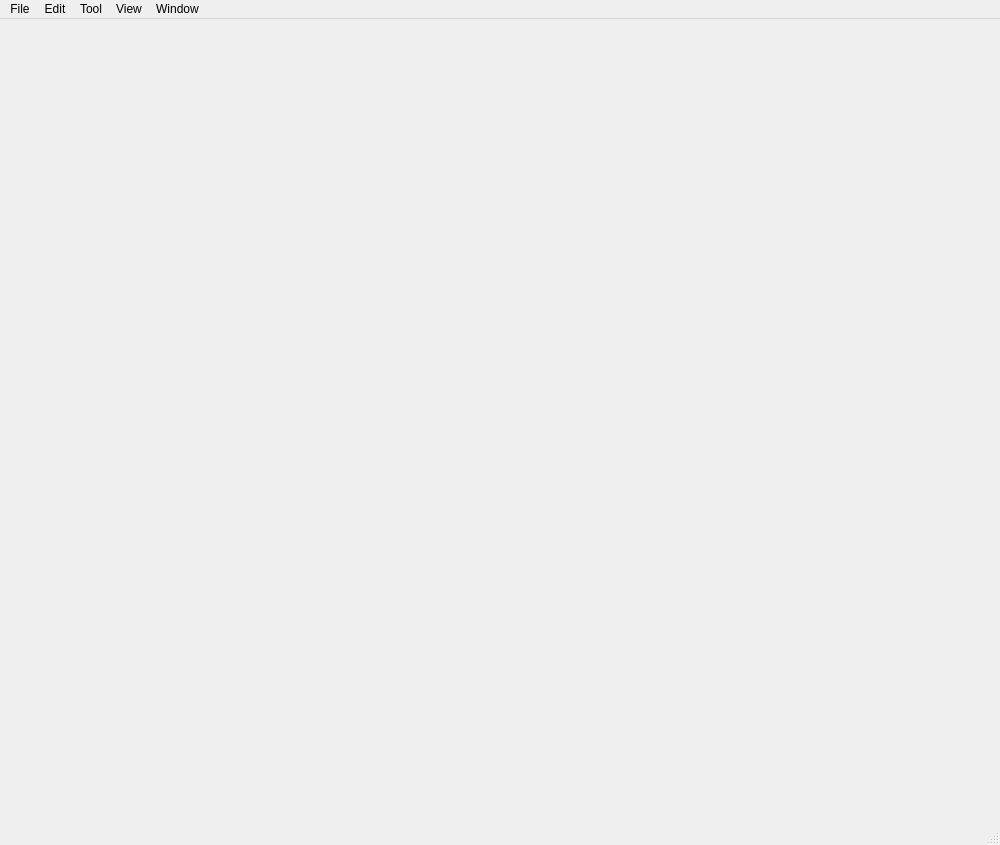
<?xml version="1.0" encoding="UTF-8"?>
<ui version="4.0">
 <class>MainWindow</class>
 <widget class="QMainWindow" name="MainWindow">
  <property name="geometry">
   <rect>
    <x>0</x>
    <y>0</y>
    <width>1000</width>
    <height>845</height>
   </rect>
  </property>
  <property name="windowTitle">
   <string>MainWindow</string>
  </property>
  <widget class="QWidget" name="centralWidget">
   <layout class="QVBoxLayout" name="verticalLayout">
    <property name="spacing">
     <number>0</number>
    </property>
    <property name="leftMargin">
     <number>0</number>
    </property>
    <property name="topMargin">
     <number>0</number>
    </property>
    <property name="rightMargin">
     <number>0</number>
    </property>
    <property name="bottomMargin">
     <number>0</number>
    </property>
    <item>
     <widget class="QStackedWidget" name="stackedWidget">
      <property name="frameShape">
       <enum>QFrame::NoFrame</enum>
      </property>
      <property name="currentIndex">
       <number>1</number>
      </property>
      <widget class="WelcomePage" name="pageWelcome"/>
      <widget class="WorkspaceWidget" name="workspaceWidget"/>
     </widget>
    </item>
   </layout>
  </widget>
  <widget class="QStatusBar" name="statusBar"/>
  <widget class="QMenuBar" name="menuBar">
   <property name="geometry">
    <rect>
     <x>0</x>
     <y>0</y>
     <width>1000</width>
     <height>22</height>
    </rect>
   </property>
   <widget class="QMenu" name="menuFile">
    <property name="title">
     <string>File</string>
    </property>
    <widget class="QMenu" name="menuRecent_Files">
     <property name="title">
      <string>Recent Files</string>
     </property>
     <addaction name="actionrecent_1"/>
    </widget>
    <addaction name="actionNew"/>
    <addaction name="actionOpen"/>
    <addaction name="actionSave"/>
    <addaction name="menuRecent_Files"/>
    <addaction name="separator"/>
    <addaction name="actionExport"/>
    <addaction name="actionImport"/>
   </widget>
   <widget class="QMenu" name="menuEdit">
    <property name="title">
     <string>Edit</string>
    </property>
    <addaction name="actionUndo"/>
    <addaction name="actionRedo"/>
    <addaction name="separator"/>
    <addaction name="actionTransform"/>
    <addaction name="actionApply_Transform"/>
    <addaction name="separator"/>
    <addaction name="actionGroup"/>
    <addaction name="actionUngroup"/>
   </widget>
   <widget class="QMenu" name="menuTool">
    <property name="title">
     <string>Tool</string>
    </property>
    <addaction name="actionSelector"/>
    <addaction name="actionPen"/>
    <addaction name="actionLasso"/>
    <addaction name="actionSquare"/>
    <addaction name="actionEllipse"/>
    <addaction name="separator"/>
   </widget>
   <widget class="QMenu" name="menuWindow">
    <property name="title">
     <string>Window</string>
    </property>
    <addaction name="actionLayers"/>
    <addaction name="actionHistory"/>
    <addaction name="actionProperties"/>
    <addaction name="separator"/>
    <addaction name="actionConsole"/>
    <addaction name="actionDebug"/>
   </widget>
   <widget class="QMenu" name="menuView">
    <property name="title">
     <string>View</string>
    </property>
    <addaction name="actionShow_Image"/>
   </widget>
   <addaction name="menuFile"/>
   <addaction name="menuEdit"/>
   <addaction name="menuTool"/>
   <addaction name="menuView"/>
   <addaction name="menuWindow"/>
  </widget>
  <action name="actionShow_Image">
   <property name="checkable">
    <bool>true</bool>
   </property>
   <property name="icon">
    <iconset resource="resources.qrc">
     <normaloff>:/images/resources/images/bt_show_image.png</normaloff>:/images/resources/images/bt_show_image.png</iconset>
   </property>
   <property name="text">
    <string>Show Image</string>
   </property>
  </action>
  <action name="actionSelector">
   <property name="checkable">
    <bool>true</bool>
   </property>
   <property name="checked">
    <bool>true</bool>
   </property>
   <property name="icon">
    <iconset resource="resources.qrc">
     <normaloff>:/images/resources/images/bt_tool_direct_selection.png</normaloff>:/images/resources/images/bt_tool_direct_selection.png</iconset>
   </property>
   <property name="text">
    <string>Selector</string>
   </property>
   <property name="toolTip">
    <string>Selector (S)</string>
   </property>
  </action>
  <action name="actionPen">
   <property name="checkable">
    <bool>true</bool>
   </property>
   <property name="icon">
    <iconset resource="resources.qrc">
     <normaloff>:/images/resources/images/bt_pen_tool.png</normaloff>:/images/resources/images/bt_pen_tool.png</iconset>
   </property>
   <property name="text">
    <string>Pen</string>
   </property>
  </action>
  <action name="actionLasso">
   <property name="checkable">
    <bool>true</bool>
   </property>
   <property name="icon">
    <iconset resource="resources.qrc">
     <normaloff>:/images/resources/images/bt_lasso_tool.png</normaloff>:/images/resources/images/bt_lasso_tool.png</iconset>
   </property>
   <property name="text">
    <string>Lasso</string>
   </property>
   <property name="toolTip">
    <string>Lasso (L)</string>
   </property>
  </action>
  <action name="actionConsole">
   <property name="checkable">
    <bool>true</bool>
   </property>
   <property name="text">
    <string>Console</string>
   </property>
  </action>
  <action name="actionLayers">
   <property name="checkable">
    <bool>true</bool>
   </property>
   <property name="text">
    <string>Layers</string>
   </property>
  </action>
  <action name="actionHistory">
   <property name="checkable">
    <bool>true</bool>
   </property>
   <property name="text">
    <string>History</string>
   </property>
  </action>
  <action name="actionProperties">
   <property name="checkable">
    <bool>true</bool>
   </property>
   <property name="text">
    <string>Properties</string>
   </property>
  </action>
  <action name="actionDebug">
   <property name="checkable">
    <bool>true</bool>
   </property>
   <property name="text">
    <string>Debug</string>
   </property>
  </action>
  <action name="actionSquare">
   <property name="checkable">
    <bool>true</bool>
   </property>
   <property name="icon">
    <iconset resource="resources.qrc">
     <normaloff>:/images/resources/images/bt_add_rectangle_tool.png</normaloff>:/images/resources/images/bt_add_rectangle_tool.png</iconset>
   </property>
   <property name="text">
    <string>Rectangle</string>
   </property>
  </action>
  <action name="actionEllipse">
   <property name="checkable">
    <bool>true</bool>
   </property>
   <property name="icon">
    <iconset resource="resources.qrc">
     <normaloff>:/images/resources/images/bt_add_circle_tool.png</normaloff>:/images/resources/images/bt_add_circle_tool.png</iconset>
   </property>
   <property name="text">
    <string>Ellipse</string>
   </property>
  </action>
  <action name="actionUndo">
   <property name="text">
    <string>Undo</string>
   </property>
   <property name="shortcut">
    <string>Ctrl+Z</string>
   </property>
  </action>
  <action name="actionRedo">
   <property name="text">
    <string>Redo</string>
   </property>
   <property name="shortcut">
    <string>Ctrl+Shift+Z</string>
   </property>
  </action>
  <action name="actionTransform">
   <property name="text">
    <string>Transform</string>
   </property>
   <property name="shortcut">
    <string>Ctrl+T</string>
   </property>
  </action>
  <action name="actionApply_Transform">
   <property name="text">
    <string>Apply Transform</string>
   </property>
  </action>
  <action name="actionOpen">
   <property name="text">
    <string>Open</string>
   </property>
   <property name="shortcut">
    <string>Ctrl+O</string>
   </property>
  </action>
  <action name="actionNew">
   <property name="text">
    <string>New</string>
   </property>
   <property name="shortcut">
    <string>Ctrl+N</string>
   </property>
  </action>
  <action name="actionSave">
   <property name="text">
    <string>Save</string>
   </property>
  </action>
  <action name="actionExport">
   <property name="text">
    <string>Export</string>
   </property>
  </action>
  <action name="actionImport">
   <property name="text">
    <string>Import</string>
   </property>
  </action>
  <action name="actionGroup">
   <property name="text">
    <string>Group</string>
   </property>
   <property name="shortcut">
    <string>Ctrl+G</string>
   </property>
  </action>
  <action name="actionUngroup">
   <property name="text">
    <string>Ungroup</string>
   </property>
   <property name="shortcut">
    <string>Ctrl+Shift+G</string>
   </property>
  </action>
  <action name="actionrecent_1">
   <property name="text">
    <string>recent 1</string>
   </property>
  </action>
 </widget>
 <layoutdefault spacing="6" margin="11"/>
 <customwidgets>
  <customwidget>
   <class>WelcomePage</class>
   <extends>QWidget</extends>
   <header location="global">welcomepage.h</header>
   <container>1</container>
  </customwidget>
  <customwidget>
   <class>WorkspaceWidget</class>
   <extends>QWidget</extends>
   <header>workspacewidget.h</header>
   <container>1</container>
  </customwidget>
 </customwidgets>
 <resources>
  <include location="resources.qrc"/>
 </resources>
 <connections/>
</ui>
